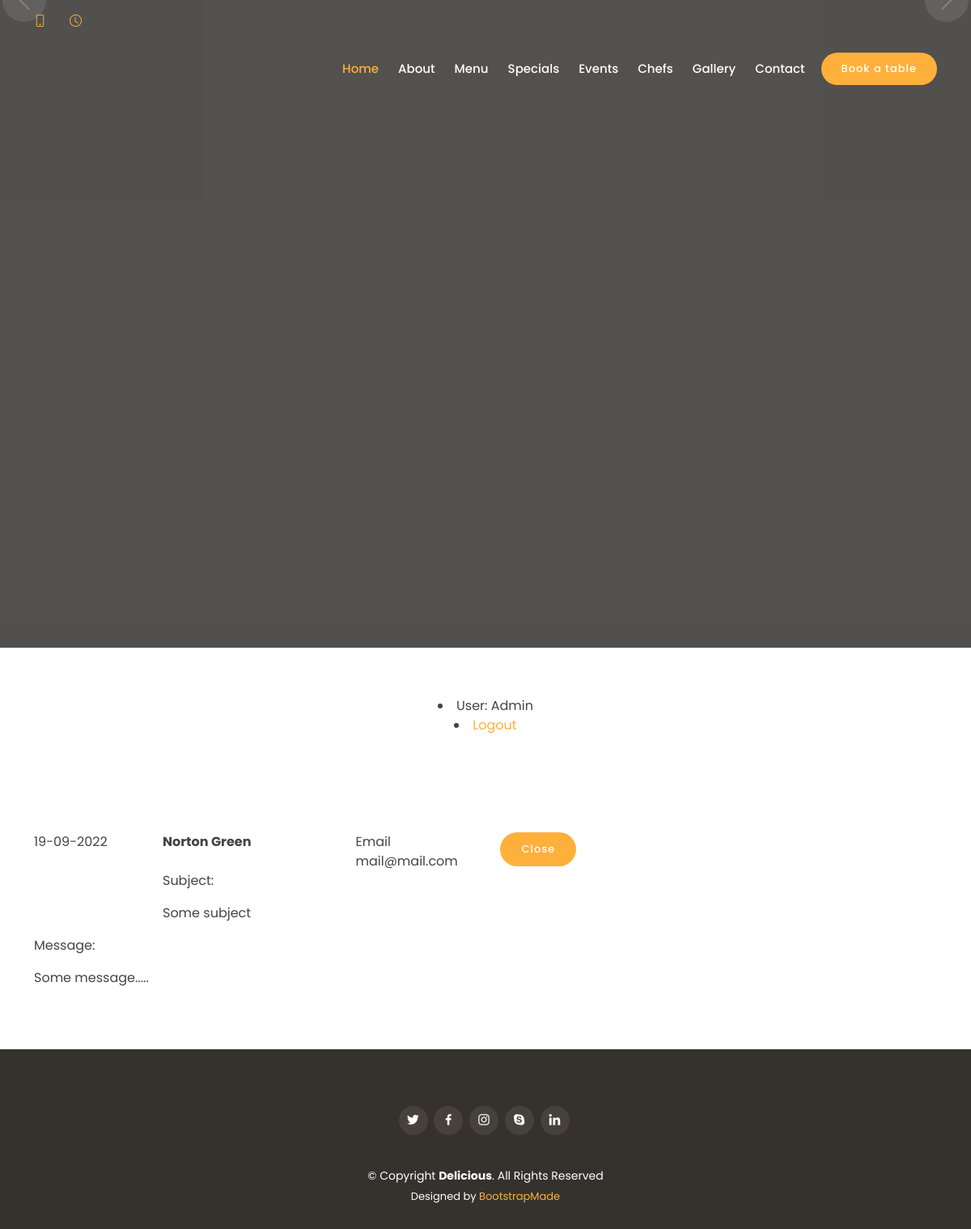
Page /manager/messages/ (signed in) on the committed database.
### main/models.py (models this page shows, shortened)
class UserMessage(models.Model):
    name = models.CharField(max_length=100)
    email = models.EmailField()
    subject = models.TextField(max_length=300)
    message = models.TextField(max_length=1500)
    date = models.DateTimeField(auto_now_add=True)
    is_processed = models.BooleanField(default=False)
    class Meta:
        ordering = ('-date', '-is_processed')
        verbose_name_plural = 'User messages'

### manager/views.py (the view)
# urls.py: path('messages/', message_list, name='message_list'),
@login_required()
def message_list(request):
    mes_list = UserMessage.objects.filter(is_processed=False)
    return render(request, 'message_list.html', context={
        'mes_list': mes_list,
    })

### manager/templates/message_list.html
{% extends 'index.html' %}
{% block content %}
    <section class="text-center">
    {% if user.is_authenticated %}
     <li>User: {{ user.get_username }}</li>
     <li><a href="{% url 'logout'%}?next={{request.path}}">Logout</a></li>
   {% else %}
     <li><a href="{% url 'login'%}?next={{request.path}}">Login</a></li>
   {% endif %}
    </section>
    <section id="reserves">
    <div class="container">
        <div class="col-md-10 col-md-offset-1">
            {% for item in mes_list %}
                <div class="row">
                    <div class="col-md-2">{{ item.date|date:'d-m-Y' }}</div>
                    <div class="col-md-3"><b>{{ item.name }}</b></div>
                    <div class="col-md-2">Email {{ item.email }}</div>
                    <div class="col-md-1">
                        <a href="{% url 'manager:update_message' pk=item.pk %}">
                            <button type="button" class="btn book-a-table-btn">Close</button>
                        </a>
                    </div>
                </div>
                <div class="row">
                    <div class="col-md-2"></div>
                    <div class="col-md-9"><p>Subject: <p>{{ item.subject }}</p></p></div>
                    <div class="col-md-9"><p>Message: <p>{{ item.message }}</p></p></div>
                </div>
            {% endfor %}
        </div>
    </div>
    </section>
{% endblock %}

### static/assets/css/style.css (style rules this page uses)
body { font-family: "Poppins", sans-serif; color: #444444; }
a { text-decoration: none; color: #ffb03b; }
.book-a-table-btn { background: #ffb03b; color: #fff; border-radius: 50px; margin: 0 0 0 20px; padding: 10px 25px; font-size: 13px; font-weight: 500; letter-spacing: 1px; transition: 0.3s; white-space: nowrap; }
section { padding: 60px 0; }

### rows in the picture
UserMessage: date "19-09-2022", name "Norton Green", email "mail@mail.com", subject "Some subject", message "Some message....."

### other values in the picture
{{ user.get_username }} "Admin"
